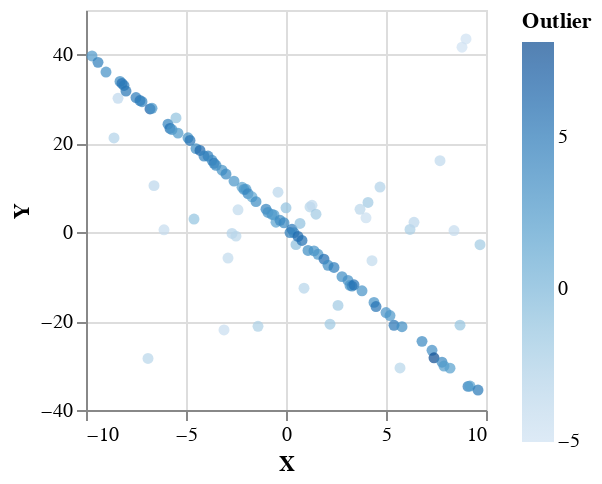

The code cell stored with this chart in its notebook:
### Code cell
mhRuns = sampleSTfixed $ prior $ mh cleverProp 10000 $ regressionWithOutliers range (snd . fst <$> samples)
-- mhRuns
plotVega  $ take 5000 (zip (fst <$> samples) (outlierProb mhRuns))

### Figure 1 — Vega-Lite specification as saved in the notebook (floating-point values rounded to 4 significant figures; data arrays with more than 128 entries replaced by an {"elided": "..."} marker saying what was removed)
{"$schema": "https://vega.github.io/schema/vega-lite/v4.json", "data": {"values": {"elided": "201 records"}}, "encoding": {"color": {"field": "Outlier", "type": "quantitative"}, "x": {"field": "X", "type": "quantitative"}, "y": {"field": "Y", "type": "quantitative"}}, "height": 200, "mark": "circle", "width": 200}
